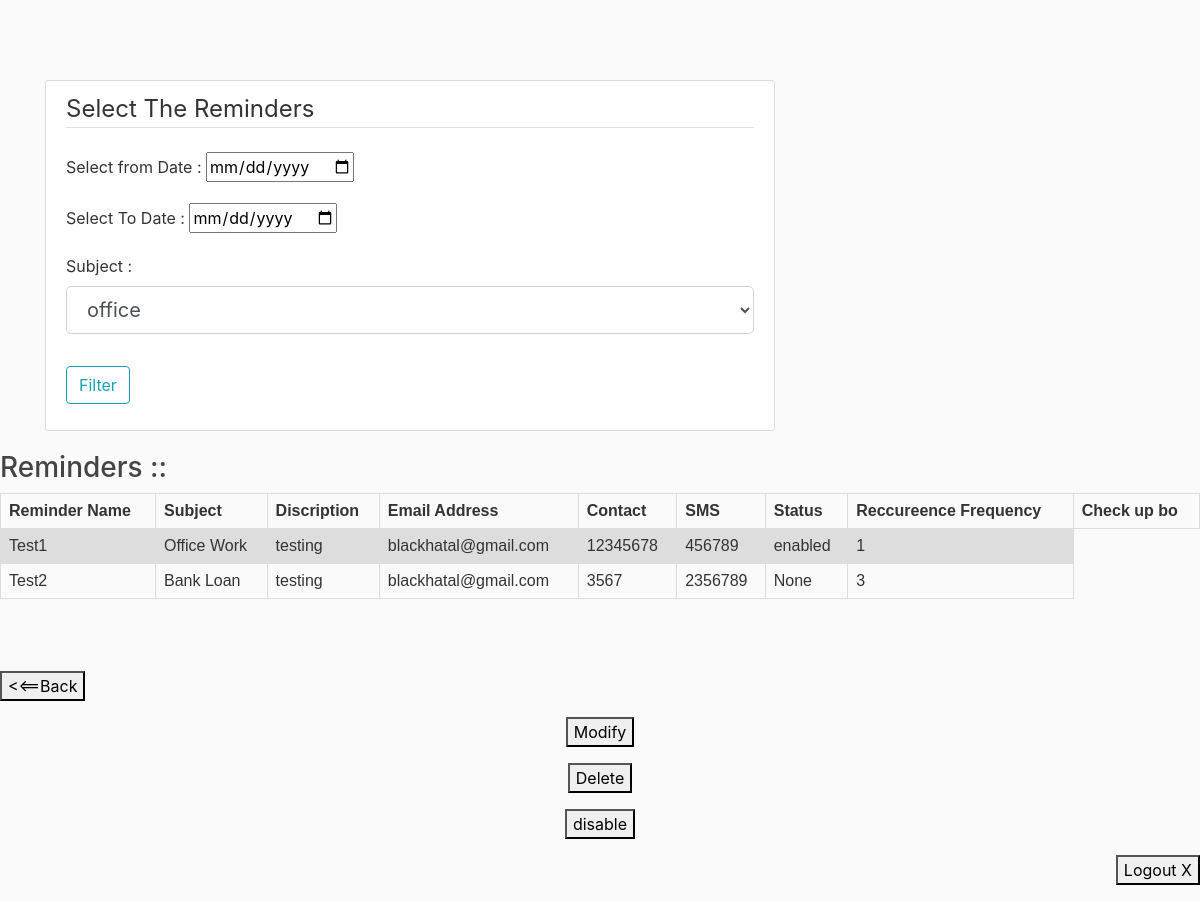
Page /showrem1 (signed in) on the committed database.
### app.py (models this page shows, shortened)
class Reminderdb(db.Model):
    id = db.Column(db.Integer, primary_key=True)
    date= db.Column(db.Date, nullable=False)
    email = db.Column(db.String(120), nullable=False)
    subject = db.Column(db.String(120), nullable=False)
    status = db.Column(db.String(120),nullable=True)
    name = db.Column(db.String(120), nullable=False)
    discript = db.Column(db.String(20), nullable=False)
    contact = db.Column(db.Integer, nullable=False)
    sms= db.Column(db.Integer, nullable=False)
    rmn = db.Column(db.String(10), nullable=False)
    user_id = db.Column(db.Integer, db.ForeignKey('user.id'), nullable=False)

### app.py (the view)
@app.route("/showrem1",methods=['POST','GET'])
@login_required
def show():            #getdate():
    form= Showrem()
    if form.validate_on_submit():
            allrems =Reminderdb.query.filter(Reminderdb.date >= form.sdate.data).filter(Reminderdb.date <= form.ldate.data).filter(Reminderdb.subject == form.subject.data)
            return render_template('selectdate.html',title="New Reminder",form=form,posts=allrems)
    allrems = Reminderdb.query.all()
    return render_template('selectdate.html',title="New Reminder",form=form,posts=allrems)

### login.py
class Showrem(FlaskForm):
    sdate = DateField('Select from Date : ',format="%m/%d/%Y")
    ldate = DateField('Select To Date : ',format="%m/%d/%Y")
    subject = SelectField('Subject :', choices = [('Office Work', 'office'),('House Hold works', 'Household'),('Bank Loan', 'Loan'),('Others', 'Not Listed')])
    submit=SubmitField("Filter")

### app.py (called while the page is built)
@login_manager.user_loader
def load_user(user_id):
    return User.query.get(int(user_id))

### templates/selectdate.html (shortened to what this page needs)
<head>
<link rel="stylesheet" href="https://maxcdn.bootstrapcdn.com/bootstrap/4.0.0/css/bootstrap.min.css">
<link rel="stylesheet" type="text/css" href="{{ url_for('static', filename='main.css') }}">
<link rel="stylesheet" href="//code.jquery.com/ui/1.11.4/themes/smoothness/jquery-ui.css">
</head>
<body>
<main role="main" class="container">
     <div class="row">
       <div class="col-md-8">
   <div class="content-section">
       <form method="POST" action="">
           <fieldset class="form-group">
               <legend class="border-bottom mb-4">Select The Reminders</legend>
<div class="form-group">
    {{ form.sdate.label(class="form-control-label") }}
    {{ form.sdate(class="dtpick") }}
</div>
<div class="form-group">
    {{ form.ldate.label(class="form-control-label") }}
    {{ form.ldate(class="dtpick") }}
</div>
<div class="form-group">
    {{ form.subject.label(class="form-control-label") }}
   {{ form.subject(class="form-control form-control-lg") }}
</div>
</fieldset>
<div class="form-group">
    {{ form.submit(class="btn btn-outline-info") }}
</div>
</form>
</div>
</div>
</div>
</main>
<h3>Reminders ::</h3>
<table>
  <tr>
    <th>Reminder Name</th>
    <th>Subject</th>
    <th>Discription</th>
    <th>Email Address</th>
    <th>Contact</th>
    <th>SMS</th>
    <th>Status</th>
    <th>Reccureence Frequency</th>
    <th>Check up bo</th>
  </tr>
  {% for post in posts %}
  <tr>
    <td>{{post.name}}</td>
    <td>{{post.subject}}</td>
    <td>{{post.discript}}</td>
    <td>{{post.email}}</td>
    <td>{{post.contact}}</td>
    <td>{{post.sms}}</td>
    <td>{{post.status}}</td>
    <td>{{post.rmn}}</td>
  </tr>
      {% endfor %}
</table>
</body>
<p align="left">
  <a href="{{url_for('home')}}"><button> <<==Back</button>
</p>
<p align="center">
<a href="{{url_for('modify')}}"><button>Modify</button></a>
</p>
<p align="center">
<a href="{{url_for('delete')}}"><button>Delete</button></a>
</p>
<p align="center">
<a href="{{url_for('disable')}}"><button>disable</button></a>
</p>
  <p align="right">
  <a href="{{url_for('logout')}}"><button>Logout X</button></a>
</p>

### static/main.css (style rules this page uses)
body { background: #fafafa; color: #333333; margin-top: 5rem; }
h1, h2, h3, h4, h5, h6 { color: #444444; }
.content-section { background: #ffffff; padding: 10px 20px; border: 1px solid #dddddd; border-radius: 3px; margin-bottom: 20px; }

### templates/selectdate.html (style rules this page uses)
table { font-family: arial, sans-serif; border-collapse: collapse; width: 100%; }
td, th { border: 1px solid #dddddd; text-align: left; padding: 8px; }
tr:nth-child(even) { background-color: #dddddd; }

### rows in the picture
Reminderdb: name "Test1", subject "Office Work", discript "testing", email "blackhatal@gmail.com", contact "12345678", sms "456789", status "enabled", rmn "1"
Reminderdb: name "Test2", subject "Bank Loan", discript "testing", email "blackhatal@gmail.com", contact "3567", sms "2356789", status "None", rmn "3"
